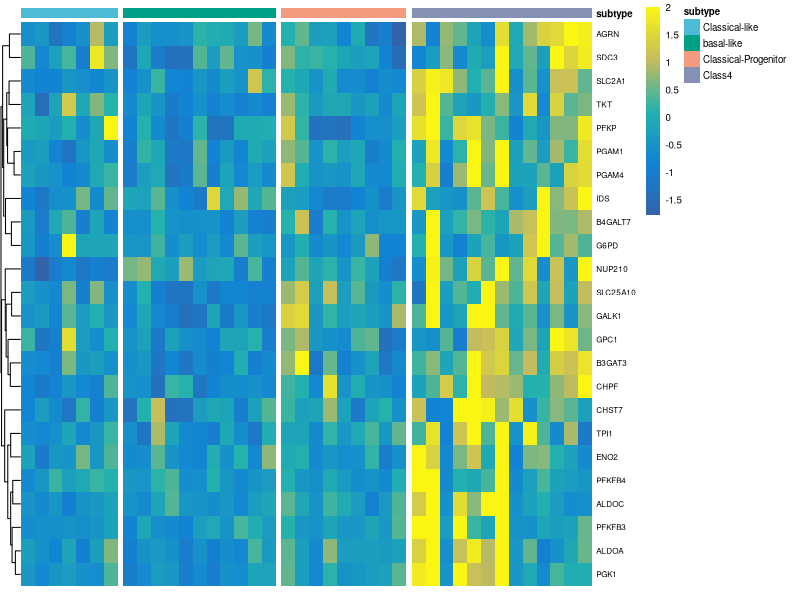

This figure's R source:
col_cut=c(7,18,27)
library(pheatmap)
data0=read.table("gly.txt",sep='\t',header=FALSE,row.names=1)
subtype=c(rep("Classical-like",7),rep("basal-like",11),rep("Classical-Progenitor",9),rep("Class4",13))
subtype=data.frame(subtype)
rownames(subtype)=as.character(t(colnames(data0))[1:40])
ann_colors = list(subtype = c("Classical-like" = "#4dbbd5", "basal-like" = "#00a087","Classical-Progenitor" = "#f39b7f",Class4="#8491b4"))
H=2
W=6
library(RColorBrewer)
ATAC_zscore=as.matrix(data0)
data0=as.matrix(data0)
for (i in 1:dim(data0)[1])
{
  mean0=mean(data0[i,])
  sigma=sd(data0[i,])
  ATAC_zscore[i,]=(data0[i,]-mean0)/sigma
}
ATAC_zscore[ATAC_zscore>2]=2
color1=colorRampPalette(c("#3363aa","#1384d5","#23b2ae","#c5bc5e","#faf513"))(100)

pdf(paste0("gly1.pdf"),height=H,width=W)
pheatmap(ATAC_zscore,color=color1,fontsize=7,treeheight_row=10, border_color =NA,fontsize_row = 70*H/dim(data0)[1], fontsize_col = 0.1,cluster_cols=FALSE,annotation_col=subtype,gaps_col = col_cut, annotation_colors = ann_colors)
dev.off()